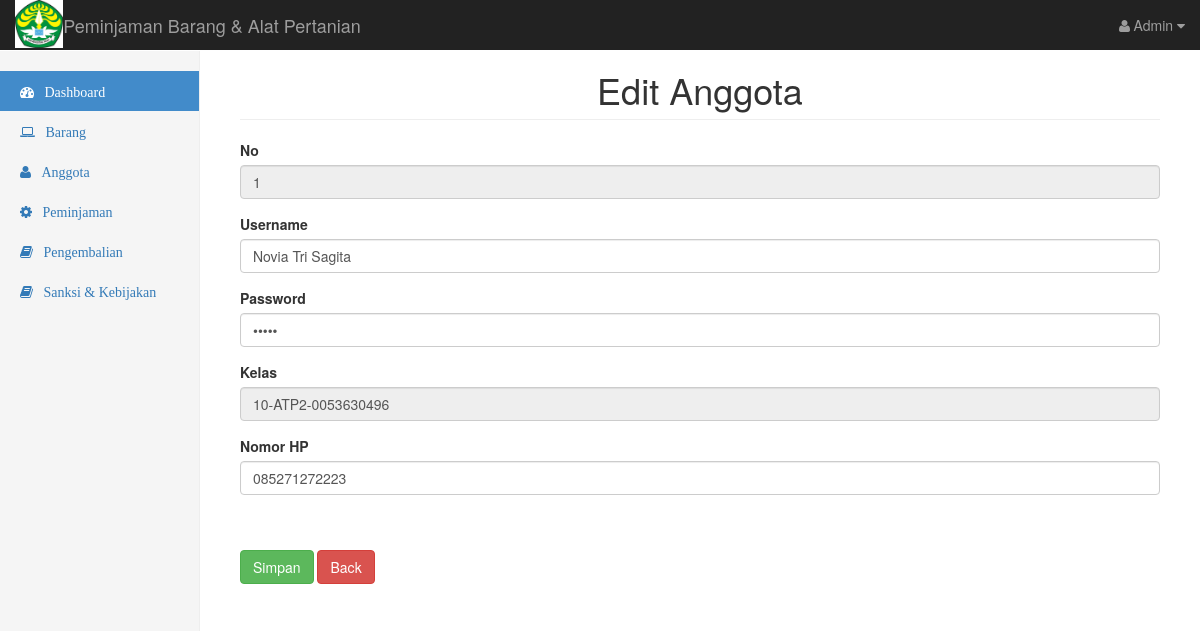
The page /editpeminjam.php?id_peminjam=1 (signed in) on the database its author committed.
### tables this page shows
CREATE TABLE IF NOT EXISTS `anggota` (
  `id_anggota` int(11) NOT NULL AUTO_INCREMENT,
  `nama` varchar(40) NOT NULL,
  `password` varchar(40) NOT NULL,
  `kelas` varchar(40) NOT NULL,
  `no_hp` varchar(12) NOT NULL,
  PRIMARY KEY (`id_anggota`)
);

### editpeminjam.php (the view, shortened to what this page needs)
<?php
include "config/koneksi.php" ?>
<!DOCTYPE html>
<html lang="en">
  <head>
    <link href="bootstrap/dist/css/bootstrap.min.css" rel="stylesheet">
    <link href="bootstrap/dist/css/global.css" rel="stylesheet">
    <link href="bootstrap/font-awesome/css/font-awesome.min.css" rel="stylesheet" type="text/css">
  </head>
  <body>
    <nav class="navbar navbar-inverse navbar-fixed-top">
      <div class="container-fluid">
        <div class="navbar-header">
          <img src="download.png" height="9%" width="9%" align="left" border=20>
          <a class="navbar-brand" href="#">Peminjaman Barang & Alat Pertanian</a>
        </div>
        <div id="navbar" class="navbar-collapse collapse">
          <ul class="nav navbar-nav navbar-right">
            <li class="dropdown">
              <a class="dropdown-toggle" data-toggle="dropdown">
                <i class="fa fa-user fa-fw"></i>Admin <i class="fa fa-caret-down"></i>
              </a>
          </li>
          </ul>
        </div>
      </div>
    </nav>
    <div class="container-fluid">
      <div class="row">
        <div class="col-sm-3 col-md-2 sidebar">
          <ul class="nav nav-sidebar">
            <li class="active"><a href="#"><i class="fa fa-dashboard">&nbsp;&nbsp;&nbsp;Dashboard</i></a></li>
            <li><a href="barang.php"><i class="fa fa-laptop">&nbsp;&nbsp;&nbsp;Barang</i></a></li>
            <li><a href="peminjam.php"><i class="fa fa-user">&nbsp;&nbsp;&nbsp;Anggota</i></a></li>
            <li><a href="#"><i class="fa fa-gear">&nbsp;&nbsp;&nbsp;Peminjaman</i></a></li>
            <li><a href="#"><i class="fa fa-book">&nbsp;&nbsp;&nbsp;Pengembalian</i></a></li>
            <li><a href="sanksi.php"><i class="fa fa-book">&nbsp;&nbsp;&nbsp;Sanksi & Kebijakan</i></a></li>
          </ul>
        </div>
        <div class="col-sm-9 col-sm-offset-3 col-md-10 col-md-offset-2 main">
          <center><h1 class="page-header">Edit Anggota</h1></center>
              <section class="row">
                <div class="col-md-12">
                <div class="box box-danger">
                <?php
                  $id_peminjam = $_GET['id_peminjam'];
                  $query = $mysqli->query("SELECT * FROM anggota where id_anggota='$id_peminjam'");
                  while ($qu = mysqli_fetch_array($query)){
                    ?>
                  <form role="form" action="proseseditpeminjam.php" method="post">
                  <div class = "box-body">
                  <div class ="form-group">
                    <label for="exampleInputEmail1">No</label>
                    <input type="text" disable value="<?php echo $qu['id_anggota'] ?>" name="id_peminjam" class="form-control" placeholder="" disabled>
                    </div>
                    <div class ="form-group">
                    <label for="exampleInputPassword1">Username </label>
                    <input type="text"  value="<?php echo$qu['nama'] ?>" name="username"
                    class="form-control" placeholder="" required>
                    </div>
                    <div class ="form-group">
                    <label for="exampleInputPassword1">Password </label>
                    <input type="password"  value="<?php echo$qu['password'] ?>" name="password"
                    class="form-control" placeholder="" required>
                    </div>
                    <div class ="form-group">
                      <label for="exampleInputPassword1">Kelas </label>
                      <input type="text" disabled value="<?php echo$qu['kelas'] ?>" name="kelas"
                      class="form-control" placeholder="" required>
                    </div>
                    <div class ="form-group">
                      <label for="exampleInputPassword1">Nomor HP </label>
                      <input type="text" value="<?php echo$qu['no_hp'] ?>" name="no_hp"
                      class="form-control" placeholder="" required>
                    </div>
                <?php
                }
            ?>
            <br>
            <br>
            <button type="submit" class="btn btn-success">Simpan</button>
            <a href="peminjam.php" class="btn btn-danger">Back</a>
            </div>
            </form>
            </section>
          </div>
        </div>
      </div>
    <?php require_once "templates/footer.php" ?>

### rows shown on the page
anggota: id_peminjam "1", username "Novia Tri Sagita", kelas "10-ATP2-0053630496", no_hp "085271272223"
